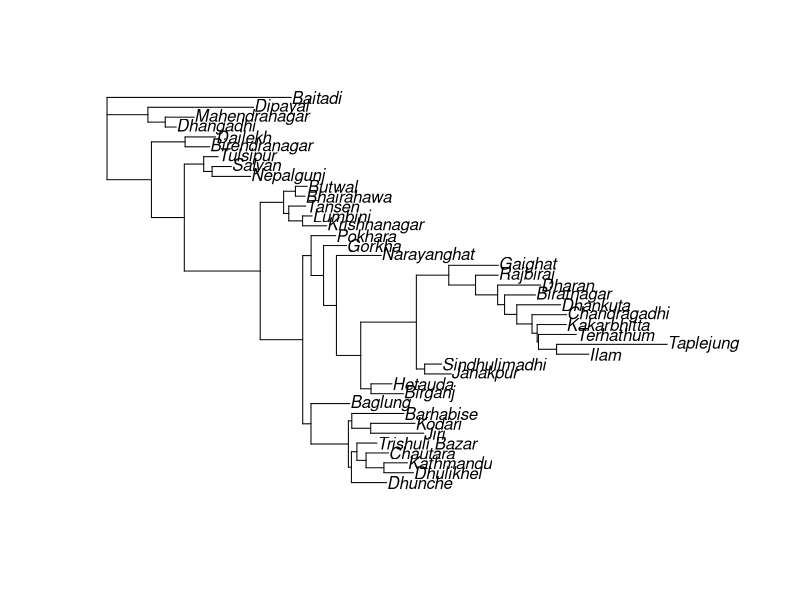

This chart was generated by the following R code:
mydata<- read.csv("./npl-travel-distances-in-km-unrchc.csv", header = T, row.names = 1)
head(mydata)
mydistance <- dist(mydata)
head(mydistance)

library(ape)
#plot(nj(mydistance))


tree <- nj(mydistance)

tiff("ktmdistance.tiff", width = 7, height = 12, compression = "zip", res = 300, units = "in")
plot(root(tree, "Baitadi"))
dev.off()

